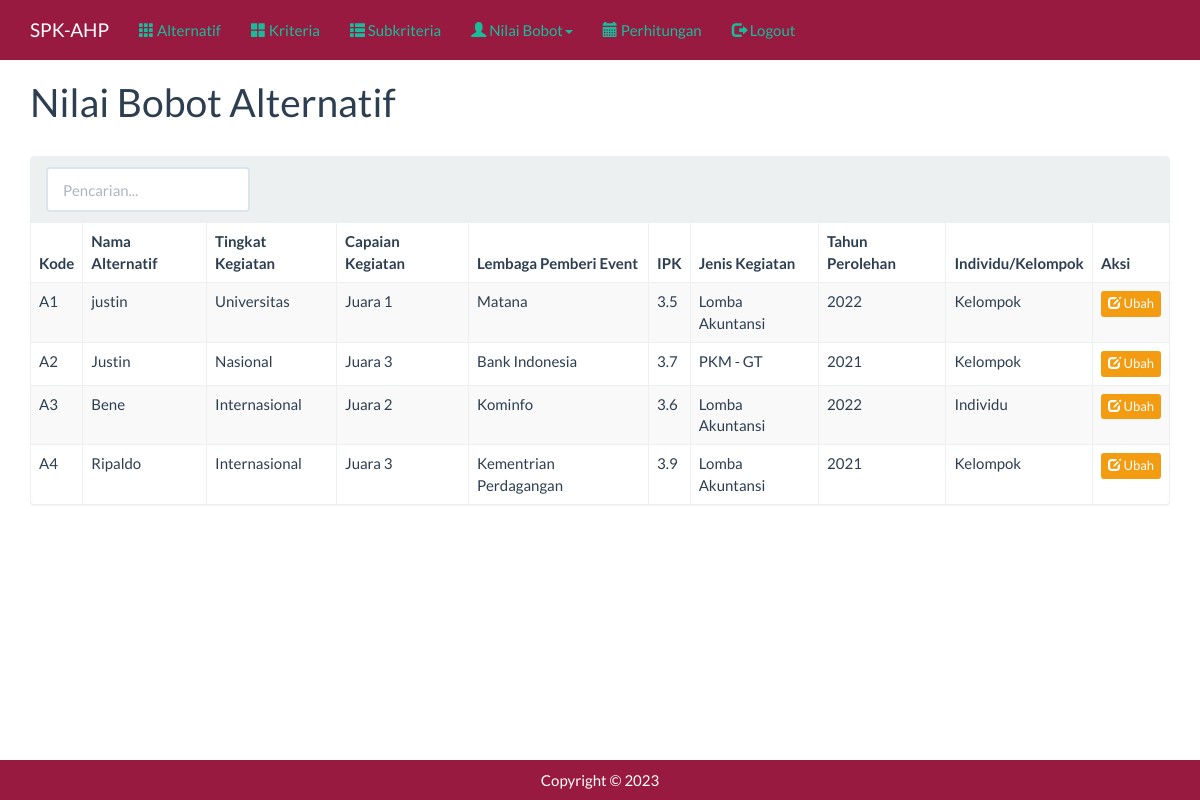
Screenshot of /index.php?m=rel_alternatif (signed in) with the database file from the repository.
### tables this page shows
CREATE TABLE `tb_sub` (
  `kode_sub` varchar(255) NOT NULL,
  `kode_kriteria` varchar(255) DEFAULT NULL,
  `nama_sub` varchar(255) DEFAULT NULL,
  `nilai_sub` double DEFAULT NULL
);

### config.php (called while the page is built, shortened)
<?php
$config["server"] = 'localhost';
$config["username"] = 'root';
$config["password"] = '12345678';
$config["database_name"] = 'ahp';

### functions.php (called while the page is built, shortened)
<?php
include 'config.php';
include 'includes/db.php';
$db = new DB($config['server'], $config['username'], $config['password'], $config['database_name']);
include 'includes/general.php';
$rows = $db->get_results("SELECT kode_alternatif, nama_alternatif FROM tb_alternatif ORDER BY kode_alternatif");
foreach ($rows as $row) {
    $ALTERNATIF[$row->kode_alternatif] = $row->nama_alternatif;
}
$rows = $db->get_results("SELECT kode_kriteria, nama_kriteria FROM tb_kriteria ORDER BY kode_kriteria");
foreach ($rows as $row) {
    $KRITERIA[$row->kode_kriteria] = $row->nama_kriteria;
}
$rows = $db->get_results("SELECT * FROM tb_sub ORDER BY kode_sub");
foreach ($rows as $row) {
    $SUB[$row->kode_sub] = array(
        'nama' => $row->nama_sub,
        'kode_kriteria' => $row->kode_kriteria,
        'nilai_sub' => $row->nilai_sub,
    );
}
function get_rel_alternatif($kriteria = '')
{
    global $db;
    $rows = $db->get_results("SELECT
       a.kode_alternatif, ra.kode_kriteria, s.kode_sub
       FROM tb_rel_alternatif ra
       INNER JOIN tb_alternatif a ON a.kode_alternatif = ra.kode_alternatif
       LEFT JOIN tb_sub s ON s.kode_sub=ra.kode_sub
       WHERE nama_alternatif LIKE '%" . esc_field($_GET['q']) . "%'
       ORDER BY kode_alternatif, ra.kode_kriteria");
    $arr = array();
    foreach ($rows as $row) {
        $arr[$row->kode_alternatif][$row->kode_kriteria]  = $row->kode_sub;
    }
    return $arr;
}

### includes/db.php (called while the page is built, shortened)
<?php
class DB
{
    var $conn = null;
    public function __construct($host, $username, $passwd, $dbname)
    {
        $this->conn = mysqli_connect($host, $username, $passwd, $dbname);
    }
    public function query($sql)
    {
        $query = mysqli_query($this->conn, $sql) or die('<pre>Error mysqli_query: ' . mysqli_error($this->conn) . '<br />' . $sql . '</pre>');
        return $query;
    }
    public function get_results($sql)
    {
        $query = $this->query($sql);
        $arr = array();
        while ($row = mysqli_fetch_object($query)) {
            $arr[] = $row;
        }
        return $arr;
    }
}

### includes/general.php (called while the page is built, shortened)
<?php
function esc_field($str)
{
    return addslashes($str);
}

### rel_alternatif.php (the view, shortened to what this page needs)
<div class="page-header">
    <h1>Nilai Bobot Alternatif</h1>
</div>
<div class="panel panel-default">
    <div class="panel-heading">
        <form class="form-inline">
            <div class="form-group">
                <input class="form-control" type="text" name="q" value="<?= $_GET['q'] ?>" placeholder="Pencarian..." />
            </div>
        </form>
    </div>
    <div class="table-responsive">
        <table class="table table-bordered table-hover table-striped">
            <thead>
                <tr>
                    <th>Kode</th>
                    <th>Nama Alternatif</th>
                    <?php foreach ($KRITERIA as $key => $val) : ?>
                        <th><?= $val ?></th>
                    <?php endforeach ?>
                    <th>Aksi</th>
                </tr>
            </thead>
            <?php
            $data = get_rel_alternatif();
            foreach ($data as $key => $val) : ?>
                <tr>
                    <td><?= $key ?></td>
                    <td><?= $ALTERNATIF[$key] ?></td>
                    <?php foreach ($val as $k => $v) : ?>
                        <td><?= $SUB[$v]['nama'] ?></td>
                    <?php endforeach ?>
                    <td>
                        <a class="btn btn-xs btn-warning" href="?m=rel_alternatif_ubah&ID=<?= $key ?>"><span class="glyphicon glyphicon-edit"></span> Ubah</a>
                    </td>
                </tr>
            <?php endforeach ?>
        </table>
    </div>
</div>

### assets/css/general.css (style rules this page uses)
html { position: relative; min-height: 100%; }
body { margin-bottom: 70px; }
.page-header { margin-top: 0; padding-bottom: 0; }
.page-header h1 { margin-top: 0; }

### rows the page displays
tb_sub: nama_sub "Universitas"
tb_sub: nama_sub "Juara 1"
tb_sub: nama_sub "Matana"
tb_sub: nama_sub "3.5"
tb_sub: nama_sub "Lomba Akuntansi"
tb_sub: nama_sub "2022"
tb_sub: nama_sub "Kelompok"
tb_sub: nama_sub "Nasional"
tb_sub: nama_sub "Juara 3"
tb_sub: nama_sub "Bank Indonesia"
tb_sub: nama_sub "3.7"
tb_sub: nama_sub "PKM - GT"
tb_sub: nama_sub "2021"
tb_sub: nama_sub "Internasional"
tb_sub: nama_sub "Juara 2"
tb_sub: nama_sub "Kominfo"
tb_sub: nama_sub "3.6"
tb_sub: nama_sub "Individu"
tb_sub: nama_sub "Kementrian Perdagangan"
tb_sub: nama_sub "3.9"

### other values shown
$val "Tingkat Kegiatan"
$val "Capaian Kegiatan"
$val "Lembaga Pemberi Event"
$val "IPK"
$val "Jenis Kegiatan"
$val "Tahun Perolehan"
$val "Individu/Kelompok"
$key "A1"
$ALTERNATIF[$key] "justin"
$key "A2"
$ALTERNATIF[$key] "Justin"
$key "A3"
$ALTERNATIF[$key] "Bene"
$key "A4"
$ALTERNATIF[$key] "Ripaldo"
